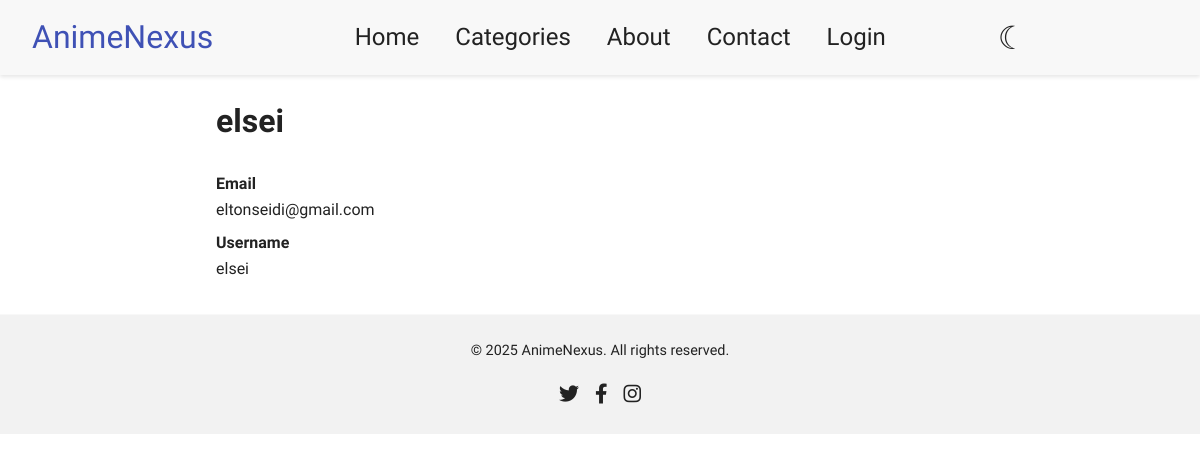
/profile/elsei/, run on the app's committed database.
### blog/models.py (models this page shows, shortened)
class Profile(models.Model):
    user = models.OneToOneField(
        settings.AUTH_USER_MODEL,
        on_delete=models.CASCADE,
        related_name='profile'
    )
    date_of_birth = models.DateField(
        null=True,
        blank=True,
        help_text="User's date of birth."
    )
    bio = models.TextField(
        blank=True,
        help_text="Short biography of the user."
    )
    class Meta:
        verbose_name = "profile"
        verbose_name_plural = "profiles"
        ordering = ['user__username']

### blog/views.py (the view)
# urls.py: path('profile/', views.profile, name='profile'),
def profile(request, username=None):
    if username:
        user = get_object_or_404(User, username=username)
    else:
        if not request.user.is_authenticated:
            return redirect('login')
        user = request.user
    return render(request, 'blog/profile.html', {'profile': user.profile})

### blog/context_processors.py (called while the page is built)
def categories(request):
    return {
        'all_categories': Category.objects.order_by('name')
    }

### blog/templates/blog/profile.html (shortened to what this page needs)
{% extends "blog/base.html" %}
{% block content %}
  <section class="profile-section">
    <header class="profile-header">
      <h1 class="profile-username">
        {{ profile.user.get_full_name|default:profile.user.username }}
      </h1>
    </header>
    <dl class="profile-details">
      <div class="profile-detail-item">
        <dt>Email</dt>
        <dd>{{ profile.user.email }}</dd>
      </div>
      <div class="profile-detail-item">
        <dt>Username</dt>
        <dd>{{ profile.user.username }}</dd>
      </div>
    </dl>
  </section>
{% endblock %}

### blog/static/css/style.css (style rules this page uses)
:root { --color-bg: #ffffff; --color-text: #222222; --color-header-bg: #f8f8f8; --color-footer-bg: #f2f2f2; --color-card-bg: #ffffff; --color-primary: #3f51b5; --color-primary-hover: #303f9f; --color-accent: #ff5722; --color-accent-hover: #e64a19; --font-body: 'Open Sans', sans-serif; --font-heading: 'Montserrat', sans-serif; --line-height: 1.6; --btn-padding: 0.75rem 1.25rem; --btn-radius: 4px; --transition-fast: 0.2s ease-in-out; }
*, *::before, *::after { box-sizing: border-box; margin: 0; padding: 0; }
html { font-size: 100%; }
body { background-color: var(--color-bg); color: var(--color-text); font-family: var(--font-body); line-height: var(--line-height); transition: background-color var(--transition-fast), color var(--transition-fast); }
h1, h2, h3, h4, h5, h6 { font-family: var(--font-heading); margin-bottom: 0.5em; color: var(--color-text); }
.profile-section { max-width: 800px; margin: 6rem auto 2rem; padding: 0 1rem; }
.profile-header { display: flex; align-items: center; justify-content: space-between; margin-bottom: 1.5rem; }
.profile-username { font-size: 2rem; margin: 0; }
.profile-details { display: grid; grid-template-columns: 1fr; gap: 0.5rem; }
.profile-detail-item dt { font-weight: 600; }
.profile-detail-item dd { margin-left: 0; }

### data on the page
Profile: user.get_full_name "elsei", user.email "eltonseidi@gmail.com", user.username "elsei"
